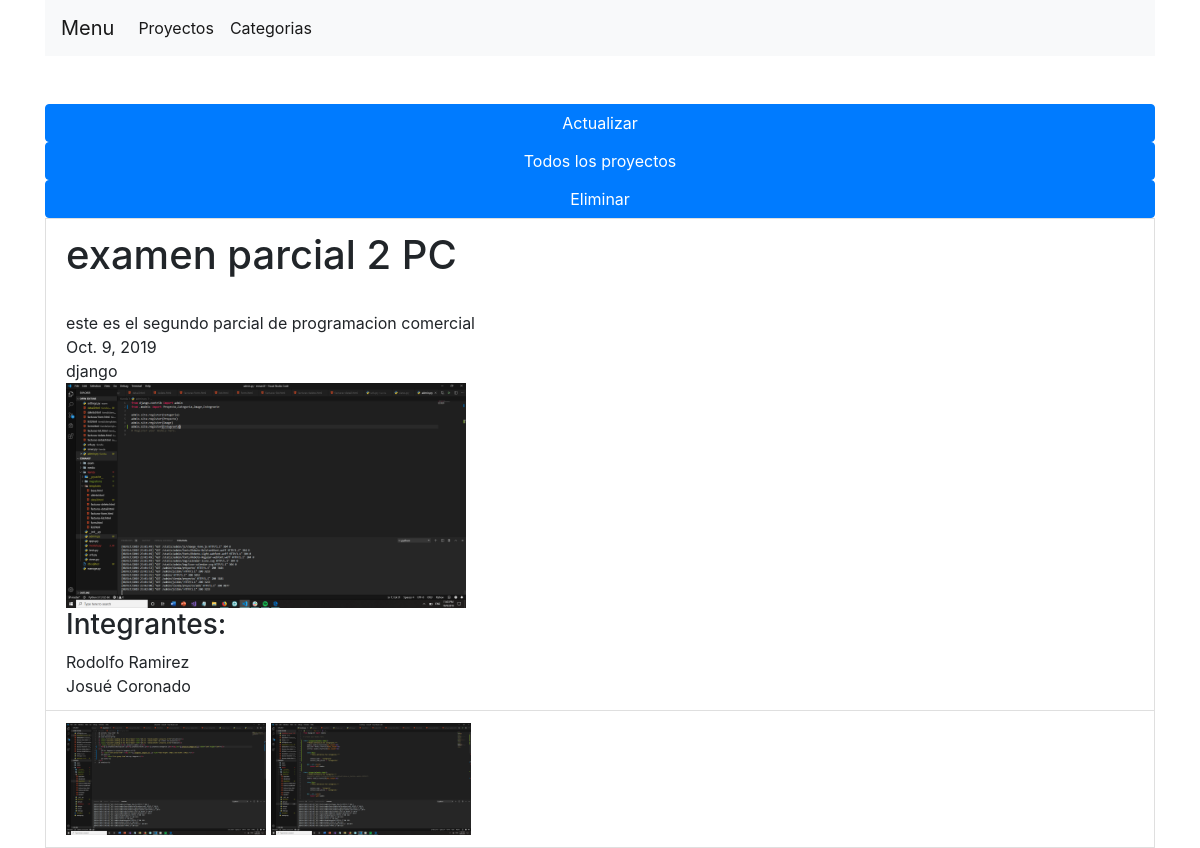
Page /tienda/3/ on the committed database.
### tienda/models.py (models this page shows, shortened)
class Proyecto(models.Model):
    nombre= models.CharField(max_length=50)
    descripcion= models.TextField(blank=True)
    fecha= models.DateField()
    imagen= models.ImageField(upload_to="ropa",null=False)
    categoria=models.ForeignKey(Categoria,default=None,on_delete= models.PROTECT)
    imagenes=models.ManyToManyField(Image)
    integrantes=models.ManyToManyField(Integrante)
    class Meta:
        verbose_name = 'Proyecto'
        verbose_name_plural = 'Proyectos'

class Categoria(models.Model):
    nombre= models.CharField(max_length=50)
    class Meta:
        verbose_name = 'Categoria'
        verbose_name_plural = 'Categorias'
    def __str__(self):
        return self.nombre

class Integrante(models.Model):
    nombre= models.CharField(max_length=50)
    apellido= models.CharField(max_length=50)
    corrreo= models.CharField(max_length=50)
    class Meta:
        verbose_name = 'Integrante'
        verbose_name_plural = 'Integrantes'

class Image(models.Model):
    imagen= models.ImageField(upload_to="ropa",default=None,null=False)
    class Meta:
        verbose_name = 'Image'
        verbose_name_plural = 'Images'

### tienda/views.py (the view)
# urls.py: path("<int:pk>/", views.ProductoDetailView.as_view(), name="detail"),
class ProductoDetailView(generic.DetailView):
    model = Proyecto
    template_name = "detail.html"

### tienda/templates/detail.html
{% extends 'base.html' %}
{% block content %}
{% load bootstrap4 %}
<a class="container padding-4 btn btn-primary" href="{% url 'tienda:update' proyecto.id %}">Actualizar</a>
<a class="container padding-4 btn btn-primary" href="{% url 'tienda:index' %}">Todos los proyectos</a>
<a class="container padding-4 btn btn-primary" href="{% url 'tienda:delete' proyecto.id %}">Eliminar</a>
<li class="list-group-item"><h1>{{ proyecto.nombre }}</h1>
   <br>  {{ proyecto.descripcion }}<br>{{ proyecto.fecha }}<br> {{ proyecto.categoria }}<br><img src="{{proyecto.imagen.url}}" style="max-height: 400px; max-width: 400px;">
   <h3>Integrantes:</h3>
   {% for integrantes in proyecto.integrantes.all %}
   {{integrantes.nombre}} {{integrantes.apellido}}<br>
   {% empty %}
       <li class="list-group-item">No hay integrantes.</li>
   {% endfor %}
</li>
<li class="list-group-item">
   {% for imagenes in proyecto.imagenes.all %}
    <img src="{{ imagenes.imagen.url }}" style="max-height: 200px; max-width: 200px;">
   {% empty %}
       <li class="list-group-item">No hay imagenes.</li>
   {% endfor %}
</li>
{% endblock %}

### rows in the picture
Proyecto: nombre "examen parcial 2 PC", descripcion "este es el segundo parcial de programacion comercial", fecha "Oct. 9, 2019", categoria "django", imagen (picture)
Integrante: nombre "Rodolfo", apellido "Ramirez"
Integrante: nombre "Josué", apellido "Coronado"
Image: imagen (picture)
Image: imagen (picture)
